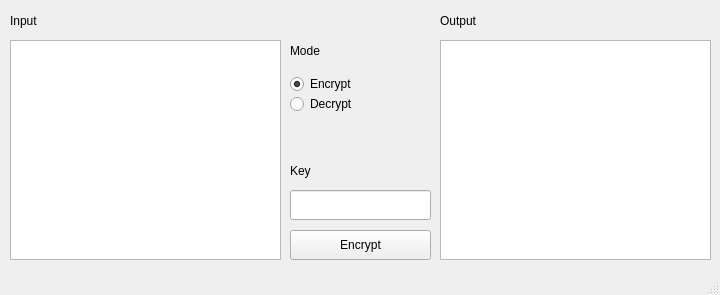
<?xml version="1.0" encoding="UTF-8"?>
<ui version="4.0">
 <class>MainWindow</class>
 <widget class="QMainWindow" name="MainWindow">
  <property name="geometry">
   <rect>
    <x>0</x>
    <y>0</y>
    <width>720</width>
    <height>295</height>
   </rect>
  </property>
  <property name="windowTitle">
   <string>SwiftCrypt GUI</string>
  </property>
  <widget class="QWidget" name="centralWidget">
   <widget class="QLabel" name="label">
    <property name="geometry">
     <rect>
      <x>10</x>
      <y>10</y>
      <width>67</width>
      <height>22</height>
     </rect>
    </property>
    <property name="text">
     <string>Input</string>
    </property>
   </widget>
   <widget class="QPlainTextEdit" name="inputEdit">
    <property name="geometry">
     <rect>
      <x>10</x>
      <y>40</y>
      <width>271</width>
      <height>220</height>
     </rect>
    </property>
   </widget>
   <widget class="QPlainTextEdit" name="outputArea">
    <property name="geometry">
     <rect>
      <x>440</x>
      <y>40</y>
      <width>271</width>
      <height>220</height>
     </rect>
    </property>
    <property name="readOnly">
     <bool>true</bool>
    </property>
   </widget>
   <widget class="QLineEdit" name="keyEdit">
    <property name="geometry">
     <rect>
      <x>290</x>
      <y>190</y>
      <width>141</width>
      <height>30</height>
     </rect>
    </property>
    <property name="maxLength">
     <number>64</number>
    </property>
    <property name="placeholderText">
     <string/>
    </property>
   </widget>
   <widget class="QLabel" name="label_2">
    <property name="geometry">
     <rect>
      <x>440</x>
      <y>10</y>
      <width>67</width>
      <height>22</height>
     </rect>
    </property>
    <property name="text">
     <string>Output</string>
    </property>
   </widget>
   <widget class="QPushButton" name="startButton">
    <property name="geometry">
     <rect>
      <x>290</x>
      <y>230</y>
      <width>141</width>
      <height>30</height>
     </rect>
    </property>
    <property name="text">
     <string>Encrypt</string>
    </property>
   </widget>
   <widget class="QLabel" name="label_3">
    <property name="geometry">
     <rect>
      <x>290</x>
      <y>160</y>
      <width>67</width>
      <height>22</height>
     </rect>
    </property>
    <property name="text">
     <string>Key</string>
    </property>
   </widget>
   <widget class="QLabel" name="label_4">
    <property name="geometry">
     <rect>
      <x>290</x>
      <y>40</y>
      <width>67</width>
      <height>22</height>
     </rect>
    </property>
    <property name="text">
     <string>Mode</string>
    </property>
   </widget>
   <widget class="QRadioButton" name="radio1">
    <property name="geometry">
     <rect>
      <x>290</x>
      <y>70</y>
      <width>114</width>
      <height>28</height>
     </rect>
    </property>
    <property name="text">
     <string>Encrypt</string>
    </property>
    <property name="checked">
     <bool>true</bool>
    </property>
   </widget>
   <widget class="QRadioButton" name="radio2">
    <property name="geometry">
     <rect>
      <x>290</x>
      <y>90</y>
      <width>114</width>
      <height>28</height>
     </rect>
    </property>
    <property name="text">
     <string>Decrypt</string>
    </property>
   </widget>
  </widget>
  <widget class="QStatusBar" name="statusBar"/>
 </widget>
 <layoutdefault spacing="6" margin="11"/>
 <resources/>
 <connections/>
</ui>
